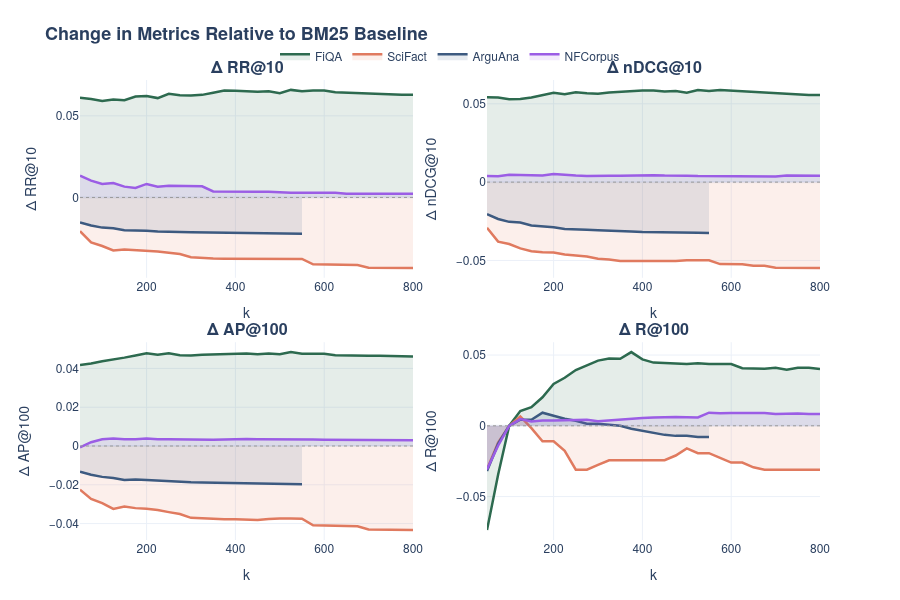

Notebook code for this chart:
### Markdown cell above
## 2 — Delta over BM25 Baseline

### Code cell
fig = make_subplots(
    rows=2, cols=2,
    subplot_titles=[f"<b>Δ {m}</b>" for m in METRICS],
    horizontal_spacing=0.10, vertical_spacing=0.14,
)

for i, metric in enumerate(METRICS):
    row, col = divmod(i, 2)
    row += 1; col += 1
    for ds in DATASETS:
        df = rerank_data[ds]
        bl = bm25_baselines[ds][metric]
        delta = df[metric] - bl

        fig.add_trace(go.Scatter(
            x=df["k"], y=delta,
            name=ds, legendgroup=ds,
            showlegend=(i == 0),
            line=dict(color=COLORS[ds], width=2.5),
            fill="tozeroy",
            fillcolor=hex_to_rgba(COLORS[ds], 0.12),
            hovertemplate=(
                f"<b>{ds}</b><br>k=%{{x}}<br>Δ{metric}=%{{y:+.4f}}<extra></extra>"
            ),
        ), row=row, col=col)

    # zero reference line
    fig.add_hline(y=0, row=row, col=col,
                  line=dict(color="#999", width=1, dash="dot"))
    fig.update_yaxes(title_text=f"Δ {metric}", row=row, col=col)
    fig.update_xaxes(title_text="k", row=row, col=col)

style_layout(fig,
    "Change in Metrics Relative to BM25 Baseline",
    width=900, height=600)
fig.show()

### Figure 1 — Plotly figure (JSON) as saved in the notebook; plotly's stock layout.template omitted (floating-point values rounded to 4 significant figures)
{"data": [{"fill": "tozeroy", "fillcolor": "rgba(45,106,79,0.12)", "hovertemplate": "<b>FiQA</b><br>k=%{x}<br>ΔRR@10=%{y:+.4f}<extra></extra>", "legendgroup": "FiQA", "line": {"color": "#2D6A4F", "width": 2.5}, "name": "FiQA", "showlegend": true, "x": [50, 75, 100, 125, 150, 175, 200, 225, 250, 275, 300, 325, 350, 375, 400, 425, 450, 475, 500, 525, 550, 575, 600, 625, 650, 675, 700, 725, 750, 775, 800], "y": [0.06107, 0.06039, 0.05919, 0.06009, 0.05964, 0.06187, 0.06223, 0.06089, 0.06349, 0.06261, 0.06246, 0.06287, 0.06421, 0.06554, 0.06545, 0.06524, 0.06472, 0.06509, 0.06394, 0.06592, 0.06504, 0.06551, 0.06554, 0.06447, 0.06416, 0.0639, 0.06369, 0.06353, 0.06315, 0.06294, 0.06292], "type": "scatter", "xaxis": "x", "yaxis": "y"}, {"fill": "tozeroy", "fillcolor": "rgba(224,122,95,0.12)", "hovertemplate": "<b>SciFact</b><br>k=%{x}<br>ΔRR@10=%{y:+.4f}<extra></extra>", "legendgroup": "SciFact", "line": {"color": "#E07A5F", "width": 2.5}, "name": "SciFact", "showlegend": true, "x": [50, 75, 100, 125, 150, 175, 200, 225, 250, 275, 300, 325, 350, 375, 400, 425, 450, 475, 500, 525, 550, 575, 600, 625, 650, 675, 700, 725, 750, 775, 800], "y": [-0.02067, -0.02758, -0.02977, -0.03246, -0.03192, -0.03233, -0.03249, -0.0331, -0.0339, -0.03468, -0.0366, -0.03715, -0.03748, -0.03759, -0.03763, -0.03763, -0.0377, -0.03756, -0.03767, -0.03767, -0.03767, -0.041, -0.04108, -0.04108, -0.04146, -0.04146, -0.04313, -0.04313, -0.04313, -0.04313, -0.04319], "type": "scatter", "xaxis": "x", "yaxis": "y"}, {"fill": "tozeroy", "fillcolor": "rgba(61,90,128,0.12)", "hovertemplate": "<b>ArguAna</b><br>k=%{x}<br>ΔRR@10=%{y:+.4f}<extra></extra>", "legendgroup": "ArguAna", "line": {"color": "#3D5A80", "width": 2.5}, "name": "ArguAna", "showlegend": true, "x": [50, 75, 100, 125, 150, 175, 200, 225, 250, 275, 300, 325, 350, 375, 400, 425, 450, 475, 500, 525, 550], "y": [-0.01529, -0.01723, -0.01849, -0.01888, -0.02008, -0.02004, -0.02037, -0.0208, -0.02117, -0.0212, -0.0214, -0.02148, -0.02149, -0.02178, -0.02191, -0.02196, -0.02207, -0.02218, -0.02214, -0.02217, -0.02224], "type": "scatter", "xaxis": "x", "yaxis": "y"}, {"fill": "tozeroy", "fillcolor": "rgba(155,93,229,0.12)", "hovertemplate": "<b>NFCorpus</b><br>k=%{x}<br>ΔRR@10=%{y:+.4f}<extra></extra>", "legendgroup": "NFCorpus", "line": {"color": "#9B5DE5", "width": 2.5}, "name": "NFCorpus", "showlegend": true, "x": [50, 75, 100, 125, 150, 175, 200, 225, 250, 275, 300, 325, 350, 375, 400, 425, 450, 475, 500, 525, 550, 575, 600, 625, 650, 675, 700, 725, 750, 775, 800], "y": [0.01335, 0.0103, 0.008315, 0.008779, 0.006621, 0.005821, 0.008284, 0.006594, 0.007161, 0.007161, 0.007106, 0.006805, 0.003709, 0.003654, 0.003138, 0.003482, 0.003482, 0.003447, 0.002931, 0.002858, 0.002858, 0.002802, 0.002802, 0.002802, 0.002286, 0.002252, 0.002252, 0.002252, 0.002252, 0.002252, 0.002252], "type": "scatter", "xaxis": "x", "yaxis": "y"}, {"fill": "tozeroy", "fillcolor": "rgba(45,106,79,0.12)", "hovertemplate": "<b>FiQA</b><br>k=%{x}<br>ΔnDCG@10=%{y:+.4f}<extra></extra>", "legendgroup": "FiQA", "line": {"color": "#2D6A4F", "width": 2.5}, "name": "FiQA", "showlegend": false, "x": [50, 75, 100, 125, 150, 175, 200, 225, 250, 275, 300, 325, 350, 375, 400, 425, 450, 475, 500, 525, 550, 575, 600, 625, 650, 675, 700, 725, 750, 775, 800], "y": [0.05418, 0.054, 0.05288, 0.05312, 0.05406, 0.05546, 0.0571, 0.05607, 0.05745, 0.05675, 0.05643, 0.05719, 0.05762, 0.05838, 0.05846, 0.05855, 0.05782, 0.05822, 0.05712, 0.05877, 0.05815, 0.0589, 0.05847, 0.05796, 0.05769, 0.05717, 0.05702, 0.05671, 0.05606, 0.05557, 0.05556], "type": "scatter", "xaxis": "x2", "yaxis": "y2"}, {"fill": "tozeroy", "fillcolor": "rgba(224,122,95,0.12)", "hovertemplate": "<b>SciFact</b><br>k=%{x}<br>ΔnDCG@10=%{y:+.4f}<extra></extra>", "legendgroup": "SciFact", "line": {"color": "#E07A5F", "width": 2.5}, "name": "SciFact", "showlegend": false, "x": [50, 75, 100, 125, 150, 175, 200, 225, 250, 275, 300, 325, 350, 375, 400, 425, 450, 475, 500, 525, 550, 575, 600, 625, 650, 675, 700, 725, 750, 775, 800], "y": [-0.02908, -0.03797, -0.03955, -0.04233, -0.04411, -0.04482, -0.04497, -0.04618, -0.04685, -0.04751, -0.04896, -0.04939, -0.05036, -0.05046, -0.0505, -0.0505, -0.05058, -0.05044, -0.04988, -0.04988, -0.04988, -0.05234, -0.05242, -0.05242, -0.05343, -0.05346, -0.05469, -0.05469, -0.05469, -0.05469, -0.05477], "type": "scatter", "xaxis": "x2", "yaxis": "y2"}, {"fill": "tozeroy", "fillcolor": "rgba(61,90,128,0.12)", "hovertemplate": "<b>ArguAna</b><br>k=%{x}<br>ΔnDCG@10=%{y:+.4f}<extra></extra>", "legendgroup": "ArguAna", "line": {"color": "#3D5A80", "width": 2.5}, "name": "ArguAna", "showlegend": false, "x": [50, 75, 100, 125, 150, 175, 200, 225, 250, 275, 300, 325, 350, 375, 400, 425, 450, 475, 500, 525, 550], "y": [-0.02047, -0.02351, -0.02536, -0.02572, -0.02762, -0.02803, -0.02876, -0.02986, -0.03032, -0.03035, -0.03068, -0.0311, -0.03111, -0.03151, -0.03177, -0.03181, -0.03206, -0.0323, -0.03226, -0.03229, -0.03249], "type": "scatter", "xaxis": "x2", "yaxis": "y2"}, {"fill": "tozeroy", "fillcolor": "rgba(155,93,229,0.12)", "hovertemplate": "<b>NFCorpus</b><br>k=%{x}<br>ΔnDCG@10=%{y:+.4f}<extra></extra>", "legendgroup": "NFCorpus", "line": {"color": "#9B5DE5", "width": 2.5}, "name": "NFCorpus", "showlegend": false, "x": [50, 75, 100, 125, 150, 175, 200, 225, 250, 275, 300, 325, 350, 375, 400, 425, 450, 475, 500, 525, 550, 575, 600, 625, 650, 675, 700, 725, 750, 775, 800], "y": [0.003956, 0.003836, 0.004656, 0.004547, 0.004172, 0.004296, 0.005196, 0.004551, 0.00418, 0.00397, 0.004209, 0.004048, 0.004028, 0.004297, 0.004391, 0.004472, 0.004162, 0.004282, 0.004134, 0.003892, 0.003892, 0.003882, 0.003747, 0.003709, 0.003643, 0.003636, 0.003632, 0.004192, 0.004192, 0.004192, 0.00415], "type": "scatter", "xaxis": "x2", "yaxis": "y2"}, {"fill": "tozeroy", "fillcolor": "rgba(45,106,79,0.12)", "hovertemplate": "<b>FiQA</b><br>k=%{x}<br>ΔAP@100=%{y:+.4f}<extra></extra>", "legendgroup": "FiQA", "line": {"color": "#2D6A4F", "width": 2.5}, "name": "FiQA", "showlegend": false, "x": [50, 75, 100, 125, 150, 175, 200, 225, 250, 275, 300, 325, 350, 375, 400, 425, 450, 475, 500, 525, 550, 575, 600, 625, 650, 675, 700, 725, 750, 775, 800], "y": [0.04179, 0.04255, 0.04371, 0.04449, 0.04556, 0.04662, 0.04777, 0.04702, 0.04779, 0.04684, 0.0467, 0.04704, 0.04717, 0.04747, 0.04724, 0.04773, 0.04734, 0.04769, 0.04731, 0.04841, 0.04751, 0.04772, 0.04755, 0.04683, 0.04662, 0.04645, 0.04651, 0.0465, 0.04631, 0.04617, 0.04612], "type": "scatter", "xaxis": "x3", "yaxis": "y3"}, {"fill": "tozeroy", "fillcolor": "rgba(224,122,95,0.12)", "hovertemplate": "<b>SciFact</b><br>k=%{x}<br>ΔAP@100=%{y:+.4f}<extra></extra>", "legendgroup": "SciFact", "line": {"color": "#E07A5F", "width": 2.5}, "name": "SciFact", "showlegend": false, "x": [50, 75, 100, 125, 150, 175, 200, 225, 250, 275, 300, 325, 350, 375, 400, 425, 450, 475, 500, 525, 550, 575, 600, 625, 650, 675, 700, 725, 750, 775, 800], "y": [-0.0225, -0.02726, -0.02946, -0.03241, -0.03123, -0.03203, -0.03239, -0.03302, -0.03409, -0.03504, -0.03703, -0.03738, -0.03751, -0.0377, -0.03782, -0.03799, -0.03809, -0.0376, -0.03732, -0.03744, -0.03749, -0.0409, -0.04105, -0.04108, -0.04127, -0.04139, -0.04307, -0.04311, -0.04315, -0.04318, -0.04336], "type": "scatter", "xaxis": "x3", "yaxis": "y3"}, {"fill": "tozeroy", "fillcolor": "rgba(61,90,128,0.12)", "hovertemplate": "<b>ArguAna</b><br>k=%{x}<br>ΔAP@100=%{y:+.4f}<extra></extra>", "legendgroup": "ArguAna", "line": {"color": "#3D5A80", "width": 2.5}, "name": "ArguAna", "showlegend": false, "x": [50, 75, 100, 125, 150, 175, 200, 225, 250, 275, 300, 325, 350, 375, 400, 425, 450, 475, 500, 525, 550], "y": [-0.01328, -0.01483, -0.01592, -0.01646, -0.01752, -0.01725, -0.01754, -0.01786, -0.01834, -0.01853, -0.01872, -0.01879, -0.01889, -0.0192, -0.01932, -0.01943, -0.01955, -0.01965, -0.01959, -0.01965, -0.01968], "type": "scatter", "xaxis": "x3", "yaxis": "y3"}, {"fill": "tozeroy", "fillcolor": "rgba(155,93,229,0.12)", "hovertemplate": "<b>NFCorpus</b><br>k=%{x}<br>ΔAP@100=%{y:+.4f}<extra></extra>", "legendgroup": "NFCorpus", "line": {"color": "#9B5DE5", "width": 2.5}, "name": "NFCorpus", "showlegend": false, "x": [50, 75, 100, 125, 150, 175, 200, 225, 250, 275, 300, 325, 350, 375, 400, 425, 450, 475, 500, 525, 550, 575, 600, 625, 650, 675, 700, 725, 750, 775, 800], "y": [-0.0006465, 0.001958, 0.003485, 0.003811, 0.003534, 0.003499, 0.0039, 0.00351, 0.003524, 0.00339, 0.003274, 0.003311, 0.003235, 0.003374, 0.003648, 0.003581, 0.003499, 0.003529, 0.003441, 0.00333, 0.003376, 0.003289, 0.003213, 0.003154, 0.003128, 0.003088, 0.003002, 0.003129, 0.003141, 0.003078, 0.003015], "type": "scatter", "xaxis": "x3", "yaxis": "y3"}, {"fill": "tozeroy", "fillcolor": "rgba(45,106,79,0.12)", "hovertemplate": "<b>FiQA</b><br>k=%{x}<br>ΔR@100=%{y:+.4f}<extra></extra>", "legendgroup": "FiQA", "line": {"color": "#2D6A4F", "width": 2.5}, "name": "FiQA", "showlegend": false, "x": [50, 75, 100, 125, 150, 175, 200, 225, 250, 275, 300, 325, 350, 375, 400, 425, 450, 475, 500, 525, 550, 575, 600, 625, 650, 675, 700, 725, 750, 775, 800], "y": [-0.0737, -0.03452, -2.22e-16, 0.0105, 0.01312, 0.02015, 0.02956, 0.03393, 0.03943, 0.04282, 0.04606, 0.04751, 0.04733, 0.05208, 0.04692, 0.04467, 0.04408, 0.04403, 0.04368, 0.04425, 0.04368, 0.04378, 0.04365, 0.04065, 0.0403, 0.04035, 0.04106, 0.03965, 0.04104, 0.04104, 0.04009], "type": "scatter", "xaxis": "x4", "yaxis": "y4"}, {"fill": "tozeroy", "fillcolor": "rgba(224,122,95,0.12)", "hovertemplate": "<b>SciFact</b><br>k=%{x}<br>ΔR@100=%{y:+.4f}<extra></extra>", "legendgroup": "SciFact", "line": {"color": "#E07A5F", "width": 2.5}, "name": "SciFact", "showlegend": false, "x": [50, 75, 100, 125, 150, 175, 200, 225, 250, 275, 300, 325, 350, 375, 400, 425, 450, 475, 500, 525, 550, 575, 600, 625, 650, 675, 700, 725, 750, 775, 800], "y": [-0.03078, -0.01178, 0.0, 0.006667, -0.001667, -0.011, -0.011, -0.01767, -0.031, -0.031, -0.02767, -0.02433, -0.02433, -0.02433, -0.02433, -0.02433, -0.02433, -0.021, -0.016, -0.01933, -0.01933, -0.02267, -0.026, -0.026, -0.02933, -0.031, -0.031, -0.031, -0.031, -0.031, -0.031], "type": "scatter", "xaxis": "x4", "yaxis": "y4"}, {"fill": "tozeroy", "fillcolor": "rgba(61,90,128,0.12)", "hovertemplate": "<b>ArguAna</b><br>k=%{x}<br>ΔR@100=%{y:+.4f}<extra></extra>", "legendgroup": "ArguAna", "line": {"color": "#3D5A80", "width": 2.5}, "name": "ArguAna", "showlegend": false, "x": [50, 75, 100, 125, 150, 175, 200, 225, 250, 275, 300, 325, 350, 375, 400, 425, 450, 475, 500, 525, 550], "y": [-0.03201, -0.0128, 0.0, 0.004267, 0.004267, 0.009246, 0.007112, 0.004979, 0.003556, 0.001422, 0.001422, 0.0007112, 0.0, -0.002134, -0.003556, -0.004979, -0.006401, -0.007112, -0.007112, -0.007824, -0.007824], "type": "scatter", "xaxis": "x4", "yaxis": "y4"}, {"fill": "tozeroy", "fillcolor": "rgba(155,93,229,0.12)", "hovertemplate": "<b>NFCorpus</b><br>k=%{x}<br>ΔR@100=%{y:+.4f}<extra></extra>", "legendgroup": "NFCorpus", "line": {"color": "#9B5DE5", "width": 2.5}, "name": "NFCorpus", "showlegend": false, "x": [50, 75, 100, 125, 150, 175, 200, 225, 250, 275, 300, 325, 350, 375, 400, 425, 450, 475, 500, 525, 550, 575, 600, 625, 650, 675, 700, 725, 750, 775, 800], "y": [-0.03083, -0.01407, -1.005e-05, 0.004742, 0.003086, 0.003749, 0.003834, 0.003927, 0.00443, 0.004274, 0.003184, 0.003845, 0.004558, 0.005093, 0.005597, 0.005864, 0.005764, 0.006184, 0.006092, 0.005858, 0.009251, 0.008903, 0.00911, 0.009273, 0.009242, 0.009088, 0.008353, 0.008574, 0.008647, 0.008352, 0.008277], "type": "scatter", "xaxis": "x4", "yaxis": "y4"}], "layout": {"xaxis": {"anchor": "y", "domain": [0.0, 0.45], "title": {"text": "k"}}, "yaxis": {"anchor": "x", "domain": [0.57, 1.0], "title": {"text": "Δ RR@10"}}, "xaxis2": {"anchor": "y2", "domain": [0.55, 1.0], "title": {"text": "k"}}, "yaxis2": {"anchor": "x2", "domain": [0.57, 1.0], "title": {"text": "Δ nDCG@10"}}, "xaxis3": {"anchor": "y3", "domain": [0.0, 0.45], "title": {"text": "k"}}, "yaxis3": {"anchor": "x3", "domain": [0.0, 0.43], "title": {"text": "Δ AP@100"}}, "xaxis4": {"anchor": "y4", "domain": [0.55, 1.0], "title": {"text": "k"}}, "yaxis4": {"anchor": "x4", "domain": [0.0, 0.43], "title": {"text": "Δ R@100"}}, "annotations": [{"font": {"size": 16}, "showarrow": false, "text": "<b>Δ RR@10</b>", "x": 0.225, "xanchor": "center", "xref": "paper", "y": 1.0, "yanchor": "bottom", "yref": "paper"}, {"font": {"size": 16}, "showarrow": false, "text": "<b>Δ nDCG@10</b>", "x": 0.775, "xanchor": "center", "xref": "paper", "y": 1.0, "yanchor": "bottom", "yref": "paper"}, {"font": {"size": 16}, "showarrow": false, "text": "<b>Δ AP@100</b>", "x": 0.225, "xanchor": "center", "xref": "paper", "y": 0.43, "yanchor": "bottom", "yref": "paper"}, {"font": {"size": 16}, "showarrow": false, "text": "<b>Δ R@100</b>", "x": 0.775, "xanchor": "center", "xref": "paper", "y": 0.43, "yanchor": "bottom", "yref": "paper"}], "shapes": [{"line": {"color": "#999", "dash": "dot", "width": 1}, "type": "line", "x0": 0, "x1": 1, "xref": "x domain", "y0": 0, "y1": 0, "yref": "y"}, {"line": {"color": "#999", "dash": "dot", "width": 1}, "type": "line", "x0": 0, "x1": 1, "xref": "x2 domain", "y0": 0, "y1": 0, "yref": "y2"}, {"line": {"color": "#999", "dash": "dot", "width": 1}, "type": "line", "x0": 0, "x1": 1, "xref": "x3 domain", "y0": 0, "y1": 0, "yref": "y3"}, {"line": {"color": "#999", "dash": "dot", "width": 1}, "type": "line", "x0": 0, "x1": 1, "xref": "x4 domain", "y0": 0, "y1": 0, "yref": "y4"}], "title": {"font": {"size": 18}, "text": "<b>Change in Metrics Relative to BM25 Baseline</b>"}, "font": {"family": "Helvetica Neue, Segoe UI, sans-serif"}, "margin": {"t": 80, "b": 60}, "legend": {"orientation": "h", "yanchor": "bottom", "y": 1.02, "xanchor": "center", "x": 0.5}, "width": 900, "height": 600}}
